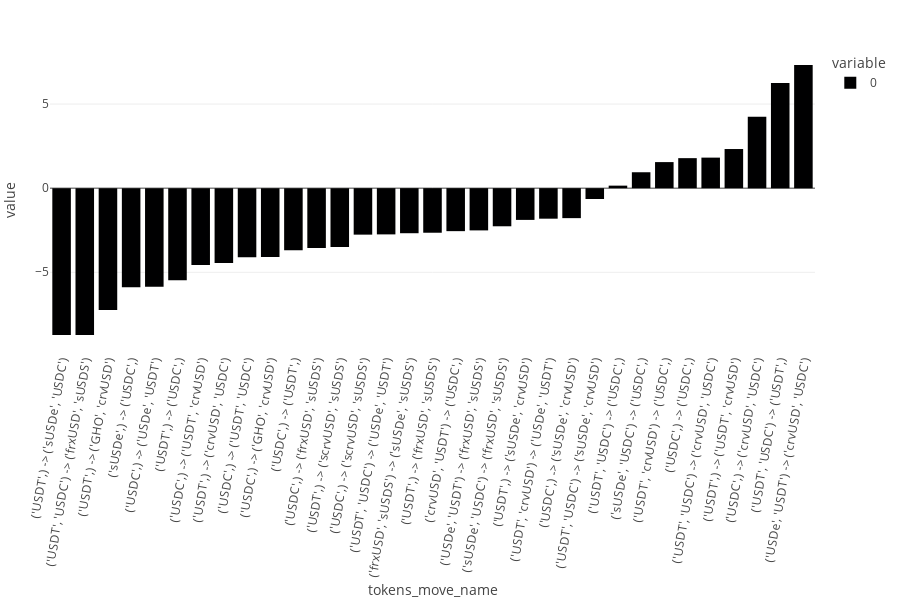

The notebook cell this image was saved under:
### Code cell
fig = px.bar(
    10_000
    * (
        rebalance_df.groupby("tokens_move_name")["spot_swap_cost"].sum()
        / rebalance_df.groupby("tokens_move_name")["spot_value_out"].sum()
    ).sort_values(),
    height=800,
)

fig.update_layout(
    height=600, margin=dict(t=50, b=150, l=50, r=50), xaxis_tickangle=-80  # tilt labels so they fit better
)
fig.update_layout(margin=dict(b=250))

### Figure 1 — Plotly figure (JSON) as saved in the notebook; plotly's stock layout.template omitted (floating-point values rounded to 4 significant figures)
{"data": [{"alignmentgroup": "True", "hovertemplate": "variable=0<br>tokens_move_name=%{x}<br>value=%{y}<extra></extra>", "legendgroup": "0", "marker": {"color": "#000001", "pattern": {"shape": ""}}, "name": "0", "offsetgroup": "0", "orientation": "v", "showlegend": true, "textposition": "auto", "type": "bar", "x": ["('USDT',) -> ('sUSDe', 'USDC')", "('USDT', 'USDC') -> ('frxUSD', 'sUSDS')", "('USDT',) -> ('GHO', 'crvUSD')", "('sUSDe',) -> ('USDC',)", "('USDC',) -> ('USDe', 'USDT')", "('USDT',) -> ('USDC',)", "('USDC',) -> ('USDT', 'crvUSD')", "('USDT',) -> ('crvUSD', 'USDC')", "('USDC',) -> ('USDT', 'USDC')", "('USDC',) -> ('GHO', 'crvUSD')", "('USDC',) -> ('USDT',)", "('USDC',) -> ('frxUSD', 'sUSDS')", "('USDT',) -> ('scrvUSD', 'sUSDS')", "('USDC',) -> ('scrvUSD', 'sUSDS')", "('USDT', 'USDC') -> ('USDe', 'USDT')", "('frxUSD', 'sUSDS') -> ('sUSDe', 'sUSDS')", "('USDT',) -> ('frxUSD', 'sUSDS')", "('crvUSD', 'USDT') -> ('USDC',)", "('USDe', 'USDT') -> ('frxUSD', 'sUSDS')", "('sUSDe', 'USDC') -> ('frxUSD', 'sUSDS')", "('USDT',) -> ('sUSDe', 'crvUSD')", "('USDT', 'crvUSD') -> ('USDe', 'USDT')", "('USDC',) -> ('sUSDe', 'crvUSD')", "('USDT', 'USDC') -> ('sUSDe', 'crvUSD')", "('USDT', 'USDC') -> ('USDC',)", "('sUSDe', 'USDC') -> ('USDC',)", "('USDT', 'crvUSD') -> ('USDC',)", "('USDC',) -> ('USDC',)", "('USDT', 'USDC') -> ('crvUSD', 'USDC')", "('USDT',) -> ('USDT', 'crvUSD')", "('USDC',) -> ('crvUSD', 'USDC')", "('USDT', 'USDC') -> ('USDT',)", "('USDe', 'USDT') -> ('crvUSD', 'USDC')"], "xaxis": "x", "y": [-8.728, -8.725, -7.248, -5.886, -5.86, -5.478, -4.562, -4.454, -4.101, -4.097, -3.687, -3.552, -3.491, -2.763, -2.747, -2.678, -2.649, -2.555, -2.51, -2.266, -1.886, -1.813, -1.782, -0.6451, 0.1502, 0.9463, 1.549, 1.784, 1.816, 2.326, 4.241, 6.258, 7.321], "yaxis": "y"}], "layout": {"barmode": "relative", "height": 600, "legend": {"title": {"text": "variable"}, "tracegroupgap": 0}, "margin": {"b": 250, "l": 50, "r": 50, "t": 50}, "xaxis": {"anchor": "y", "domain": [0, 1], "tickangle": -80, "title": {"text": "tokens_move_name"}}, "yaxis": {"anchor": "x", "domain": [0, 1], "title": {"text": "value"}}}}
